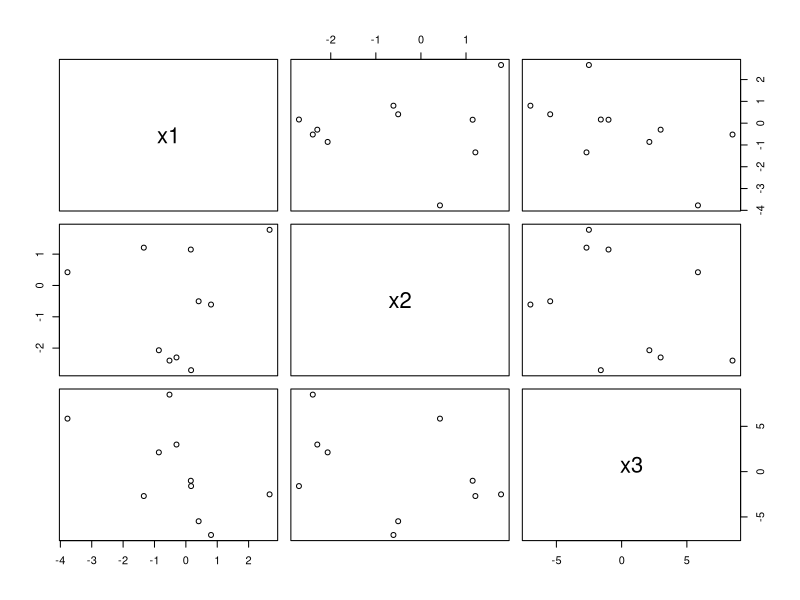

Generate this figure with R:
x1 <- rnorm(10,sd=2)
x1
x2 <- rnorm(10,sd=3)
x2
x3 <- rnorm(10,sd=4)
x3

#plot x1,x2,x3
df <- data.frame(x1,x2,x3)
plot(df[,1:3])